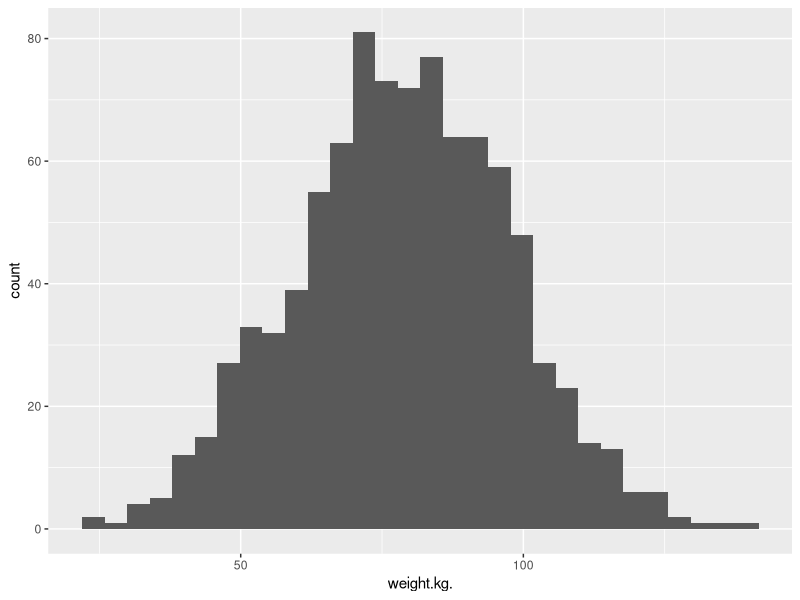
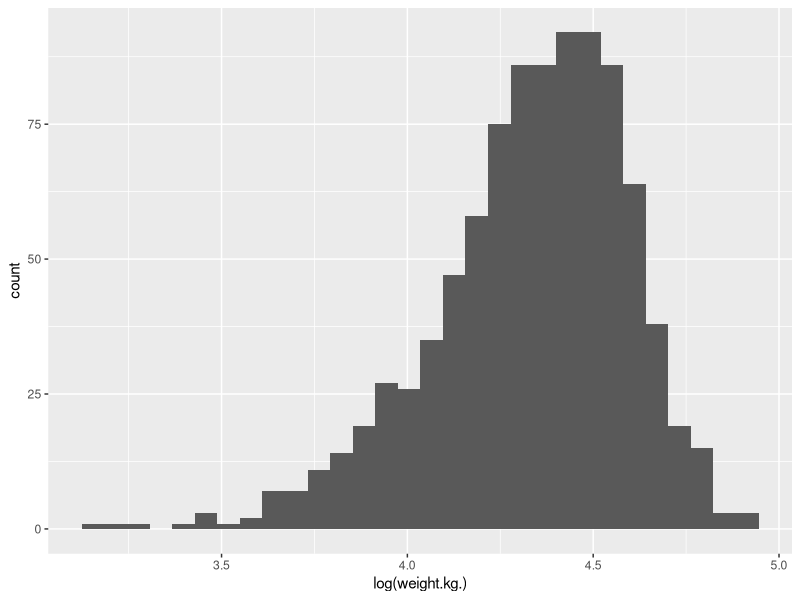
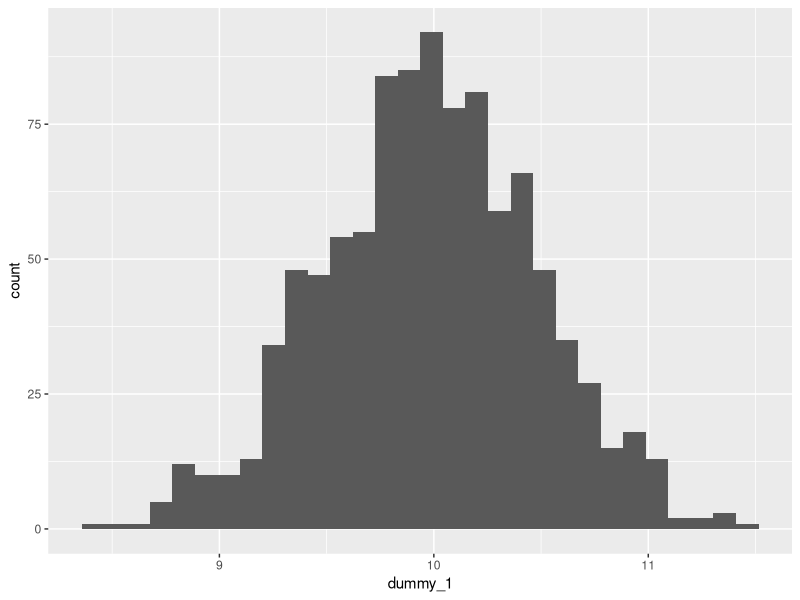
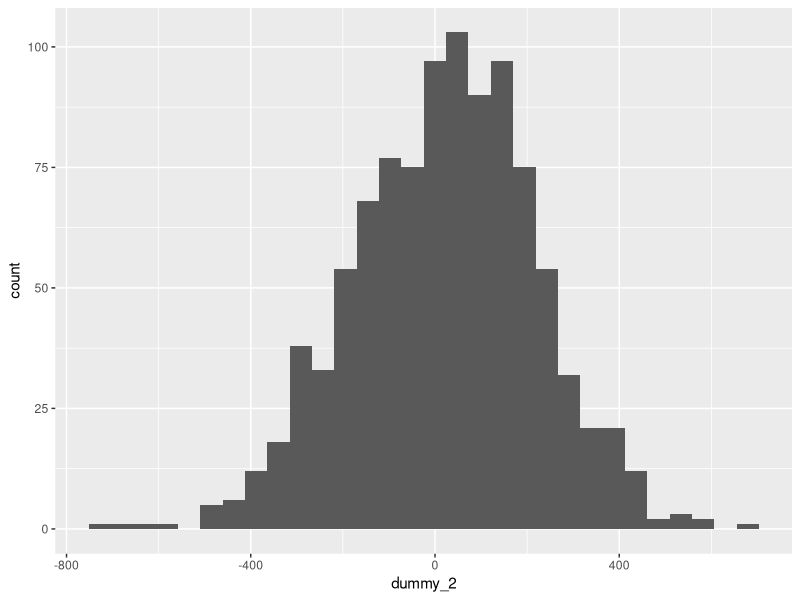
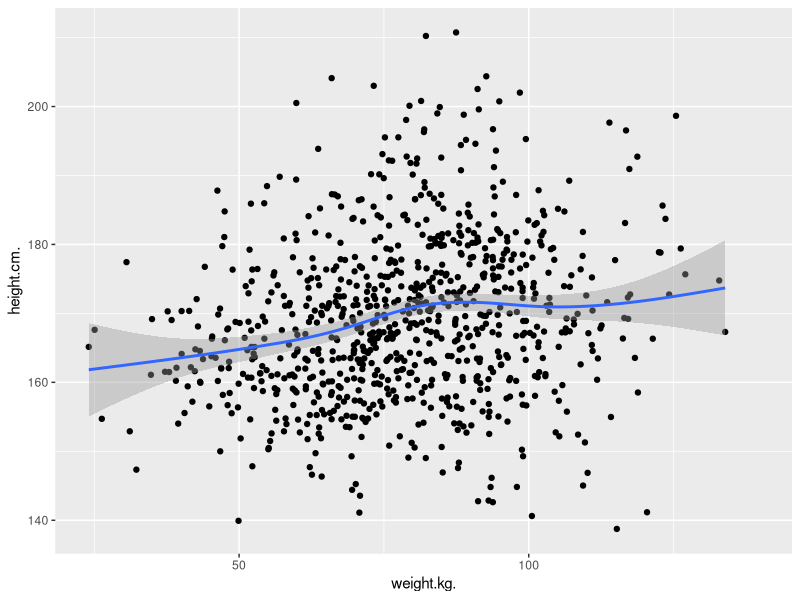

These figures' R source, in order: (Note: this script raises an error after producing the figures.)
## ---- chunk 1
## Limit printing output to max. 100 lines to avoid endless scrolling
options(max.print = 100)
## ---- chunk 2
# We will need these libraries and this data later.
library(tidyverse)
library(ggplot2)

# loading data
hgtwgt_survey <- read.csv("data/hgt_wgt.csv")

## ---- chunk 3
ggplot(hgtwgt_survey, aes(x = weight.kg.)) +
  geom_histogram()
## ---- chunk 4
ggplot(hgtwgt_survey, aes(x = log(weight.kg.))) +
  geom_histogram()
## ---- chunk 5
# small standard deviation
dummy_1 <- rnorm(1000, mean = 10, sd = 0.5)
dummy_1 <- as.data.frame(dummy_1)
ggplot(dummy_1, aes(x = dummy_1)) +
  geom_histogram()

# larger standard deviation
dummy_2 <- rnorm(1000, mean = 10, sd = 200)
dummy_2 <- as.data.frame(dummy_2)
ggplot(dummy_2, aes(x = dummy_2)) +
  geom_histogram()
## ---- chunk 6
mean(hgtwgt_survey$weight.kg., na.rm = TRUE)
## ---- chunk 7
sdweight <- sd(hgtwgt_survey$weight.kg., na.rm = TRUE)
print(sdweight)

varweight <- var(hgtwgt_survey$weight.kg., na.rm = TRUE)
print(varweight)
sqrt(varweight) == sdweight
## ---- chunk 8
median(hgtwgt_survey$weight.kg., na.rm = TRUE)
## ---- chunk 9
IQR(hgtwgt_survey$weight.kg., na.rm = TRUE)
## ---- chunk 10
table(hgtwgt_survey$gender.M.)
## ---- chunk 11
gendertable <- table(hgtwgt_survey$gender.M.)
prop.table(gendertable)
## ---- chunk 12
table(
  hgtwgt_survey$gender.M.,
  hgtwgt_survey$age.yrs.
)
## ---- chunk 13
hgtwgt_survey %>%
  group_by(gender.M.) %>%
  summarise(mean = mean(height.cm., na.rm=TRUE), n = n())
## ---- chunk 14
t.test(height.cm. ~ gender.M., data = hgtwgt_survey)

# we can also specify specific components
t.test(height.cm. ~ gender.M., data = hgtwgt_survey)$statistic
t.test(height.cm. ~ gender.M., data = hgtwgt_survey)$parameter
## ---- chunk 15
anovamodel <- aov(hgtwgt_survey$height.cm. ~ hgtwgt_survey$age.yrs.)
summary(anovamodel)

TukeyHSD(anovamodel)
## ---- chunk 16
cor.test(hgtwgt_survey$weight.kg., hgtwgt_survey$height.cm.)

ggplot(hgtwgt_survey, aes(weight.kg., height.cm.)) +
  geom_point() +
  geom_smooth()
## ---- chunk 17
modelone <- lm(hgtwgt_survey$weight.kg. ~ hgtwgt_survey$height.cm.)
summary(modelone)
## ---- chunk 18
lon_dims_imd_2019 %>%
  mutate(city = factor(city))

modelttest <- lm(lon_dims_imd_2019$health_london_rank ~ lon_dims_imd_2019$city)

summary(modelttest)
